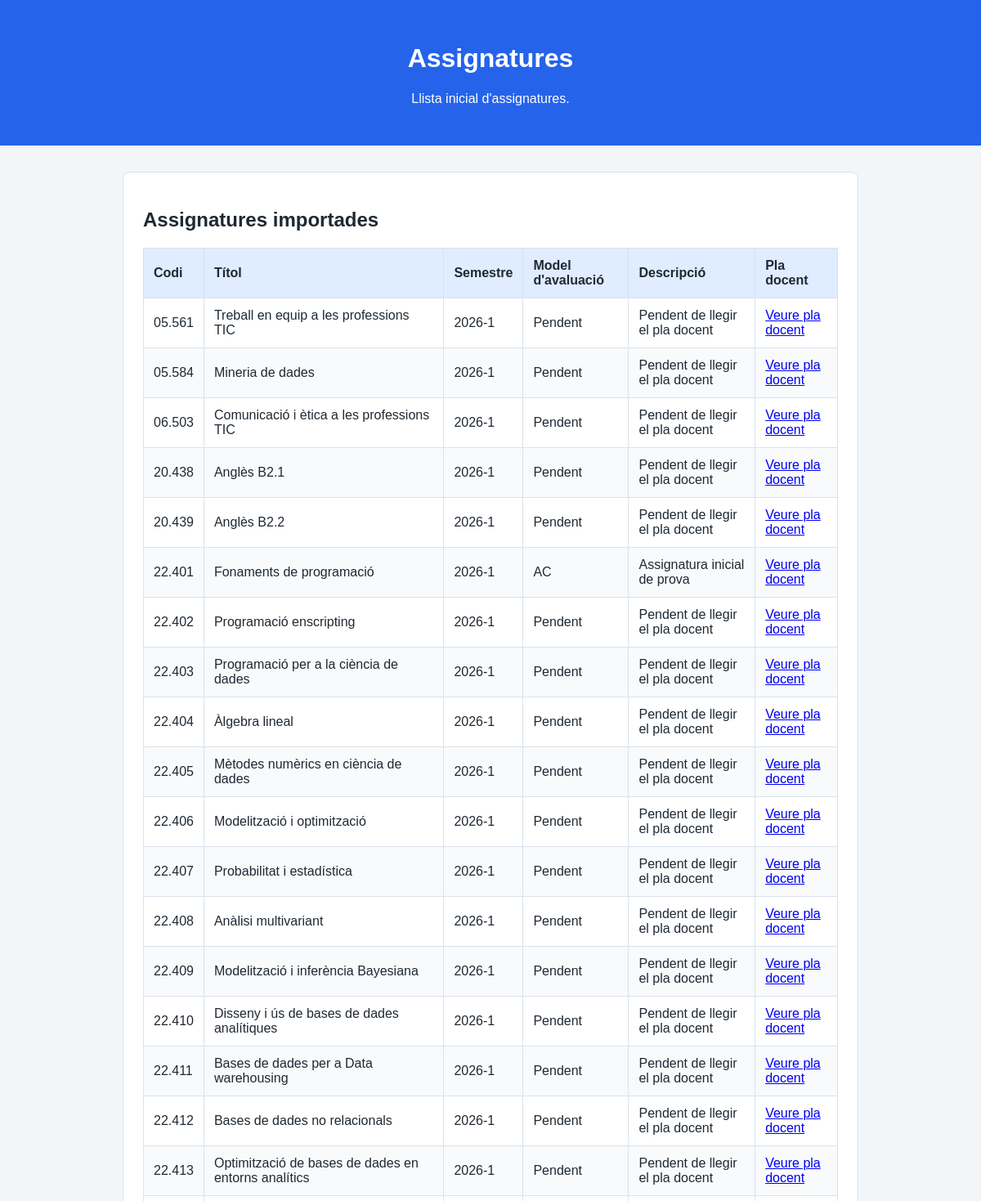
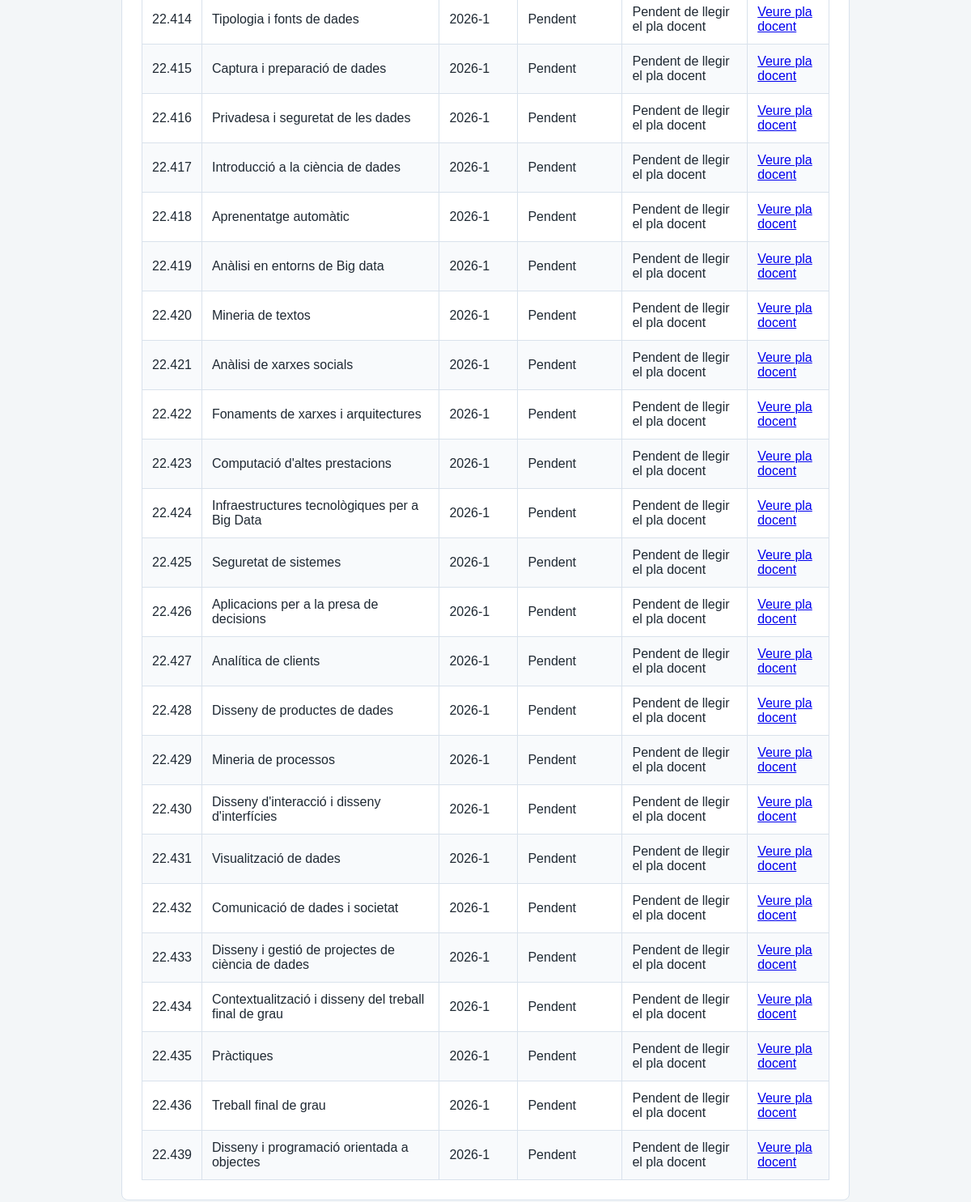
/assignatures, run on the app's committed database (2 pictures, top to bottom).
### tables this page shows
CREATE TABLE assignatures (
            id INTEGER PRIMARY KEY AUTOINCREMENT,
            codi TEXT NOT NULL,
            titol TEXT NOT NULL,
            semestre TEXT NOT NULL,
            model_avaluacio TEXT,
            descripcio TEXT,
            url TEXT            
        );

### app.py (the view)
@aplicacio.route("/assignatures")
def veure_assignatures():
    assignatures = obtenir_assignatures()
    return render_template("assignatures.html", assignatures = assignatures)

### base_dades.py (called while the page is built)
def obtenir_connexio():
    connexio = sqlite3.connect(ruta_base_dades)
    connexio.row_factory = sqlite3.Row
    return connexio

def obtenir_assignatures():
    connexio = obtenir_connexio()
    assignatures = connexio.execute("""
                                    SELECT codi, titol, semestre, model_avaluacio, descripcio, url
                                    FROM assignatures
                                    ORDER BY codi
                                    """).fetchall()
    connexio.close()
    return assignatures

### templates/assignatures.html (shortened to what this page needs)
<!DOCTYPE html>
<html lang="ca">
<head>
    <link rel="stylesheet" href="{{ url_for('static', filename='estil.css') }}">
</head>
<body>
    <header class="capçalera">
        <h1>Assignatures</h1>
        <p>Llista inicial d'assignatures.</p>
    </header>
    <main class="contingut">
        <section class="targeta">
            <h2>Assignatures importades</h2>
            <table class = "taula-assignatures">
                <thead>
                    <tr>
                        <th>Codi</th>
                        <th>Títol</th>
                        <th>Semestre</th>
                        <th>Model d'avaluació</th>
                        <th>Descripció</th>
                        <th>Pla docent</th>
                    </tr>
                </thead>
                <tbody>
                    {% for assignatura in assignatures %}
                        <tr>
                            <td>{{ assignatura.codi }}</td>
                            <td>{{ assignatura.titol }}</td>
                            <td>{{ assignatura.semestre }}</td>
                            <td>{{ assignatura.model_avaluacio }}</td>
                            <td>{{ assignatura.descripcio }}</td>
                            <td>
                                <a href="{{ assignatura.url }}" target="_blank">Veure pla docent</a>
                            </td>
                        </tr>
                    {% endfor %}
                </tbody>
            </table>
        </section>
    </main>
</body>
</html>

### static/estil.css (style rules this page uses)
body { margin: 0; font-family: Arial, sans-serif; background-color: #f3f6f8; color: #1f2933; }
.capçalera { background-color: #2563eb; color: white; padding: 32px; text-align: center; }
.contingut { max-width: 900px; margin: 32px auto; padding: 0 16px; }
.targeta { background-color: white; border: 1px solid #d9e2ec; border-radius: 8px; padding: 24px; }
.taula-assignatures { width: 100%; border-collapse: collapse; margin-top: 16px; }
.taula-assignatures th, .taula-assignatures td { border: 1px solid #d9e2ec; padding: 12px; text-align: left; }
.taula-assignatures th { background-color: #e0ecff; }
.taula-assignatures tr:nth-child(even) { background-color: #f8fafc; }

### data on the page
assignatures: codi "05.561", titol "Treball en equip a les professions TIC", semestre "2026-1", model_avaluacio "Pendent", descripcio "Pendent de llegir el pla docent"
assignatures: codi "05.584", titol "Mineria de dades", semestre "2026-1", model_avaluacio "Pendent", descripcio "Pendent de llegir el pla docent"
assignatures: codi "06.503", titol "Comunicació i ètica a les professions TIC", semestre "2026-1", model_avaluacio "Pendent", descripcio "Pendent de llegir el pla docent"
assignatures: codi "20.438", titol "Anglès B2.1", semestre "2026-1", model_avaluacio "Pendent", descripcio "Pendent de llegir el pla docent"
assignatures: codi "20.439", titol "Anglès B2.2", semestre "2026-1", model_avaluacio "Pendent", descripcio "Pendent de llegir el pla docent"
assignatures: codi "22.401", titol "Fonaments de programació", semestre "2026-1", model_avaluacio "AC", descripcio "Assignatura inicial de prova"
assignatures: codi "22.402", titol "Programació enscripting", semestre "2026-1", model_avaluacio "Pendent", descripcio "Pendent de llegir el pla docent"
assignatures: codi "22.403", titol "Programació per a la ciència de dades", semestre "2026-1", model_avaluacio "Pendent", descripcio "Pendent de llegir el pla docent"
assignatures: codi "22.404", titol "Àlgebra lineal", semestre "2026-1", model_avaluacio "Pendent", descripcio "Pendent de llegir el pla docent"
assignatures: codi "22.405", titol "Mètodes numèrics en ciència de dades", semestre "2026-1", model_avaluacio "Pendent", descripcio "Pendent de llegir el pla docent"
assignatures: codi "22.406", titol "Modelització i optimització", semestre "2026-1", model_avaluacio "Pendent", descripcio "Pendent de llegir el pla docent"
assignatures: codi "22.407", titol "Probabilitat i estadística", semestre "2026-1", model_avaluacio "Pendent", descripcio "Pendent de llegir el pla docent"
assignatures: codi "22.408", titol "Anàlisi multivariant", semestre "2026-1", model_avaluacio "Pendent", descripcio "Pendent de llegir el pla docent"
assignatures: codi "22.409", titol "Modelització i inferència Bayesiana", semestre "2026-1", model_avaluacio "Pendent", descripcio "Pendent de llegir el pla docent"
assignatures: codi "22.410", titol "Disseny i ús de bases de dades analítiques", semestre "2026-1", model_avaluacio "Pendent", descripcio "Pendent de llegir el pla docent"
assignatures: codi "22.411", titol "Bases de dades per a Data warehousing", semestre "2026-1", model_avaluacio "Pendent", descripcio "Pendent de llegir el pla docent"
assignatures: codi "22.412", titol "Bases de dades no relacionals", semestre "2026-1", model_avaluacio "Pendent", descripcio "Pendent de llegir el pla docent"
assignatures: codi "22.413", titol "Optimització de bases de dades en entorns analítics", semestre "2026-1", model_avaluacio "Pendent", descripcio "Pendent de llegir el pla docent"
assignatures: codi "22.414", titol "Tipologia i fonts de dades", semestre "2026-1", model_avaluacio "Pendent", descripcio "Pendent de llegir el pla docent"
assignatures: codi "22.415", titol "Captura i preparació de dades", semestre "2026-1", model_avaluacio "Pendent", descripcio "Pendent de llegir el pla docent"
assignatures: codi "22.416", titol "Privadesa i seguretat de les dades", semestre "2026-1", model_avaluacio "Pendent", descripcio "Pendent de llegir el pla docent"
assignatures: codi "22.417", titol "Introducció a la ciència de dades", semestre "2026-1", model_avaluacio "Pendent", descripcio "Pendent de llegir el pla docent"
assignatures: codi "22.418", titol "Aprenentatge automàtic", semestre "2026-1", model_avaluacio "Pendent", descripcio "Pendent de llegir el pla docent"
assignatures: codi "22.419", titol "Anàlisi en entorns de Big data", semestre "2026-1", model_avaluacio "Pendent", descripcio "Pendent de llegir el pla docent"
assignatures: codi "22.420", titol "Mineria de textos", semestre "2026-1", model_avaluacio "Pendent", descripcio "Pendent de llegir el pla docent"
assignatures: codi "22.421", titol "Anàlisi de xarxes socials", semestre "2026-1", model_avaluacio "Pendent", descripcio "Pendent de llegir el pla docent"
assignatures: codi "22.422", titol "Fonaments de xarxes i arquitectures", semestre "2026-1", model_avaluacio "Pendent", descripcio "Pendent de llegir el pla docent"
assignatures: codi "22.423", titol "Computació d'altes prestacions", semestre "2026-1", model_avaluacio "Pendent", descripcio "Pendent de llegir el pla docent"
assignatures: codi "22.424", titol "Infraestructures tecnològiques per a Big Data", semestre "2026-1", model_avaluacio "Pendent", descripcio "Pendent de llegir el pla docent"
assignatures: codi "22.425", titol "Seguretat de sistemes", semestre "2026-1", model_avaluacio "Pendent", descripcio "Pendent de llegir el pla docent"
assignatures: codi "22.426", titol "Aplicacions per a la presa de decisions", semestre "2026-1", model_avaluacio "Pendent", descripcio "Pendent de llegir el pla docent"
assignatures: codi "22.427", titol "Analítica de clients", semestre "2026-1", model_avaluacio "Pendent", descripcio "Pendent de llegir el pla docent"
assignatures: codi "22.428", titol "Disseny de productes de dades", semestre "2026-1", model_avaluacio "Pendent", descripcio "Pendent de llegir el pla docent"
assignatures: codi "22.429", titol "Mineria de processos", semestre "2026-1", model_avaluacio "Pendent", descripcio "Pendent de llegir el pla docent"
assignatures: codi "22.430", titol "Disseny d'interacció i disseny d'interfícies", semestre "2026-1", model_avaluacio "Pendent", descripcio "Pendent de llegir el pla docent"
assignatures: codi "22.431", titol "Visualització de dades", semestre "2026-1", model_avaluacio "Pendent", descripcio "Pendent de llegir el pla docent"
assignatures: codi "22.432", titol "Comunicació de dades i societat", semestre "2026-1", model_avaluacio "Pendent", descripcio "Pendent de llegir el pla docent"
assignatures: codi "22.433", titol "Disseny i gestió de projectes de ciència de dades", semestre "2026-1", model_avaluacio "Pendent", descripcio "Pendent de llegir el pla docent"
assignatures: codi "22.434", titol "Contextualització i disseny del treball final de grau", semestre "2026-1", model_avaluacio "Pendent", descripcio "Pendent de llegir el pla docent"
assignatures: codi "22.435", titol "Pràctiques", semestre "2026-1", model_avaluacio "Pendent", descripcio "Pendent de llegir el pla docent"
assignatures: codi "22.436", titol "Treball final de grau", semestre "2026-1", model_avaluacio "Pendent", descripcio "Pendent de llegir el pla docent"
assignatures: codi "22.439", titol "Disseny i programació orientada a objectes", semestre "2026-1", model_avaluacio "Pendent", descripcio "Pendent de llegir el pla docent"
